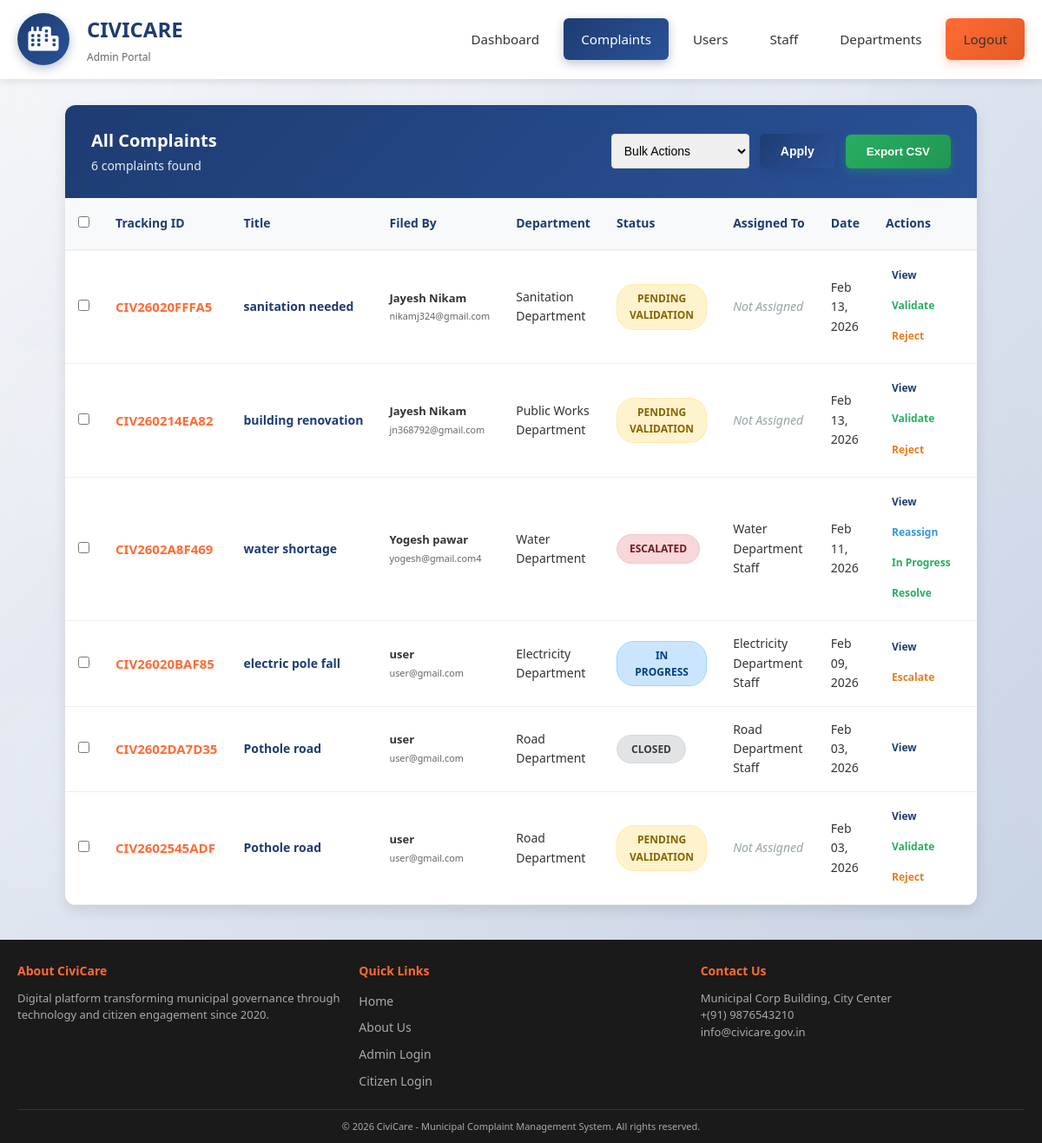
Screenshot of /admin/complaints.php (signed in) with the database file from the repository.
### tables this page shows
CREATE TABLE `complaints` (
  `id` int(11) NOT NULL,
  `tracking_id` varchar(20) NOT NULL,
  `user_id` int(11) NOT NULL,
  `department_id` int(11) NOT NULL,
  `title` varchar(200) NOT NULL,
  `description` text NOT NULL,
  `location` varchar(255) DEFAULT NULL,
  `landmark` varchar(255) DEFAULT NULL,
  `priority` enum('low','medium','high','urgent') DEFAULT 'medium',
  `status` enum('pending','validated','rejected','assigned','in_progress','resolved','escalated','closed') DEFAULT 'pending',
  `rejection_reason` text DEFAULT NULL,
  `rejection_date` timestamp NULL DEFAULT NULL,
  `escalation_reason` text DEFAULT NULL,
  `escalated_by` int(11) DEFAULT NULL,
  `assigned_to` int(11) DEFAULT NULL,
  `assigned_by` int(11) DEFAULT NULL,
  `validated_by` int(11) DEFAULT NULL,
  `resolved_by` int(11) DEFAULT NULL,
  `validation_date` timestamp NULL DEFAULT NULL,
  `assignment_date` timestamp NULL DEFAULT NULL,
  `escalation_date` timestamp NULL DEFAULT NULL,
  `resolution_date` timestamp NULL DEFAULT NULL,
  `closing_remarks` text DEFAULT NULL,
  `resolution_notes` text DEFAULT NULL,
  `citizen_feedback` text DEFAULT NULL,
  `citizen_rating` int(11) DEFAULT NULL CHECK (`citizen_rating` >= 1 and `citizen_rating` <= 5),
  `parent_complaint_id` int(11) DEFAULT NULL,
  `created_at` timestamp NOT NULL DEFAULT current_timestamp(),
  `updated_at` timestamp NOT NULL DEFAULT current_timestamp() ON UPDATE current_timestamp(),
  `assigned_admin_id` int(11) DEFAULT NULL,
  `assigned_staff_id` int(11) DEFAULT NULL
);

CREATE TABLE `users` (
  `id` int(11) NOT NULL,
  `username` varchar(50) NOT NULL,
  `email` varchar(100) NOT NULL,
  `password` varchar(255) NOT NULL,
  `full_name` varchar(100) NOT NULL,
  `phone` varchar(20) DEFAULT NULL,
  `address` text DEFAULT NULL,
  `role` enum('citizen','staff','admin','super_admin') DEFAULT 'citizen',
  `department_id` int(11) DEFAULT NULL,
  `is_active` tinyint(1) DEFAULT 1,
  `last_login` timestamp NULL DEFAULT NULL,
  `password_reset_required` tinyint(1) DEFAULT 0,
  `created_at` timestamp NOT NULL DEFAULT current_timestamp(),
  `updated_at` timestamp NOT NULL DEFAULT current_timestamp() ON UPDATE current_timestamp(),
  `deleted_at` timestamp NULL DEFAULT NULL,
  `created_by` int(11) DEFAULT NULL,
  `updated_by` int(11) DEFAULT NULL
);

CREATE TABLE `departments` (
  `id` int(11) NOT NULL,
  `name` varchar(100) NOT NULL,
  `description` text DEFAULT NULL,
  `is_active` tinyint(1) DEFAULT 1,
  `created_at` timestamp NOT NULL DEFAULT current_timestamp(),
  `updated_at` timestamp NOT NULL DEFAULT current_timestamp() ON UPDATE current_timestamp()
);

### config/functions.php (called while the page is built, shortened)
<?php
function getStatusText($status) {
    $status_texts = [
        'pending' => 'Pending Validation',
        'validated' => 'Validated',
        'rejected' => 'Rejected',
        'assigned' => 'Assigned to Staff',
        'in_progress' => 'In Progress',
        'resolved' => 'Resolved',
        'escalated' => 'Escalated',
        'closed' => 'Closed'
    ];
    return $status_texts[$status] ?? ucfirst(str_replace('_', ' ', $status));
}
?>

### admin/complaints.php (the view, shortened to what this page needs)
<?php
require_once '../config/functions.php';
$conn = getDatabaseConnection();
$user_role = $_SESSION['user_role'];
$page = isset($_GET['page']) ? max(1, (int)$_GET['page']) : 1;
$limit = 15;
$offset = ($page - 1) * $limit;
$sql = "SELECT c.*,
               u.full_name as user_name,
               u.email as user_email,
               d.name as department_name,
               staff.full_name as staff_name
        FROM complaints c
        JOIN users u ON c.user_id = u.id
        JOIN departments d ON c.department_id = d.id
        LEFT JOIN users staff ON c.assigned_to = staff.id
        WHERE 1=1";
$count_sql = "SELECT COUNT(*) as total FROM complaints c WHERE 1=1";
$params = [];
$param_types = "";
$sql .= " ORDER BY c.created_at DESC LIMIT ? OFFSET ?";
$params[] = $limit;
$params[] = $offset;
$param_types .= "ii";
$stmt = $conn->prepare($sql);
if ($stmt === false) {
    error_log("Prepare failed in complaints.php: " . $conn->error);
    $complaints = [];
} elseif ($params && $param_types) {
    $bindParams = [$param_types];
    foreach ($params as &$param) {
        $bindParams[] = &$param;
    }
    call_user_func_array([$stmt, 'bind_param'], $bindParams);
    $stmt->execute();
    $result = $stmt->get_result();
    $complaints = [];
    if ($result && $result->num_rows > 0) {
        while ($row = $result->fetch_assoc()) {
            $complaints[] = $row;
        }
    }
} else {
    $result = false;
    $complaints = [];
}
$total_complaints = 0;
$count_stmt = $conn->prepare($count_sql);
if ($count_stmt !== false) {
    $params_count = array_slice($params, 0, count($params) - 2);
    $count_param_types = count($params_count) > 0 ? rtrim($param_types, 'ii') : '';
    if (count($params_count) > 0 && $count_param_types) {
        if (strlen($count_param_types) !== count($params_count)) {
            error_log("Parameter mismatch in complaints.php (count query): param_types length (" . strlen($count_param_types) . ") != params count (" . count($params_count) . ")");
            while (strlen($count_param_types) < count($params_count)) {
                $count_param_types .= 's';
            }
        }
        $bindCountParams = [$count_param_types];
        foreach ($params_count as &$param) {
            $bindCountParams[] = &$param;
        }
        unset($param);
        call_user_func_array([$count_stmt, 'bind_param'], $bindCountParams);
        $count_stmt->execute();
        $count_result = $count_stmt->get_result();
        if ($count_result && $count_result->num_rows > 0) {
            $total_complaints = $count_result->fetch_assoc()['total'];
        }
    } else {
        $count_stmt->execute();
        $count_result = $count_stmt->get_result();
        if ($count_result && $count_result->num_rows > 0) {
            $total_complaints = $count_result->fetch_assoc()['total'];
        }
    }
}
function getActionButtons($complaint, $user_role) {
    $buttons = [];
    $is_admin = ($user_role === 'admin');
    $is_staff = ($user_role === 'staff');
    $buttons[] = [
        'url' => "track_complaint.php?tracking_id=" . urlencode($complaint['tracking_id']),
        'class' => 'action-link',
        'text' => 'View',
        'target' => '_blank'
    ];
    $status = $complaint['status'];
    if ($status === 'pending') {
        if ($is_admin) {
            $buttons[] = [
                'url' => "complaint_actions.php?action=validate&id=" . $complaint['id'],
                'class' => 'action-link resolve',
                'text' => 'Validate'
            ];
            $buttons[] = [
                'url' => "complaint_actions.php?action=reject&id=" . $complaint['id'],
                'class' => 'action-link escalate',
                'text' => 'Reject'
            ];
        }
    }
    elseif ($status === 'in_progress') {
        if ($is_admin) {
            $buttons[] = [
                'url' => "complaint_actions.php?action=escalate&id=" . $complaint['id'],
                'class' => 'action-link escalate',
                'text' => 'Escalate'
            ];
        }
    }
    elseif ($status === 'escalated') {
        if ($is_admin) {
            $buttons[] = [
                'url' => "complaint_actions.php?action=reassign&id=" . $complaint['id'],
                'class' => 'action-link reassign',
                'text' => 'Reassign'
            ];
            $buttons[] = [
                'url' => "complaint_actions.php?action=in_progress&id=" . $complaint['id'],
                'class' => 'action-link resolve',
                'text' => 'In Progress'
            ];
            $buttons[] = [
                'url' => "complaint_actions.php?action=resolve&id=" . $complaint['id'],
                'class' => 'action-link resolve',
                'text' => 'Resolve'
            ];
        }
    }
    return $buttons;
}
?>
<!DOCTYPE html>
<html lang="en">
<head>
    <link rel="stylesheet" href="https://cdnjs.cloudflare.com/ajax/libs/font-awesome/6.0.0/css/all.min.css">
</head>
<body>
    <header class="main-header">
        <div class="header-content">
            <div class="logo-section">
                <a href="index.php" class="logo">
                    <i class="fas fa-city"></i>
                </a>
                <div class="logo-text">
                    <h1>CIVICARE</h1>
                    <p>Admin Portal</p>
                </div>
            </div>
            <nav class="nav-links">
                <a href="index.php">Dashboard</a>
                <a href="complaints.php" class="active">Complaints</a>
                <a href="users.php">Users</a>
                <a href="staff.php">Staff</a>
                <a href="departments.php">Departments</a>
                <a href="../logout.php" class="logout-btn">Logout</a>
            </nav>
        </div>
    </header>
    <div class="container">
        <div class="complaints-section">
            <div class="section-header">
                <div>
                    <h2>All Complaints</h2>
                    <span style="font-size: 14px; opacity: 0.9;"><?php echo $total_complaints; ?> complaints found</span>
                </div>
                <div class="bulk-actions">
                    <select class="bulk-select" id="bulkAction">
                        <option value="">Bulk Actions</option>
                    </select>
                    <button class="btn btn-primary" onclick="applyBulkAction()">Apply</button>
                    <button class="export-btn" onclick="exportToCSV()">Export CSV</button>
                </div>
            </div>
            <?php if (!empty($complaints)): ?>
                <table>
                    <thead>
                        <tr>
                            <th width="30"><input type="checkbox" id="selectAll"></th>
                            <th>Tracking ID</th>
                            <th>Title</th>
                            <th>Filed By</th>
                            <th>Department</th>
                            <th>Status</th>
                            <th>Assigned To</th>
                            <th>Date</th>
                            <th>Actions</th>
                        </tr>
                    </thead>
                    <tbody>
                        <?php foreach ($complaints as $complaint):
                            $action_buttons = getActionButtons($complaint, $user_role);
                        ?>
                            <tr>
                                <td><input type="checkbox" class="complaint-checkbox" value="<?php echo $complaint['id']; ?>"></td>
                                <td>
                                    <span class="tracking-id"><?php echo htmlspecialchars($complaint['tracking_id']); ?></span>
                                </td>
                                <td>
                                    <span class="complaint-title"><?php echo htmlspecialchars($complaint['title']); ?></span>
                                </td>
                                <td>
                                    <div style="font-size: 13px;">
                                        <strong><?php echo htmlspecialchars($complaint['user_name']); ?></strong><br>
                                        <small style="color: #666;"><?php echo htmlspecialchars($complaint['user_email']); ?></small>
                                    </div>
                                </td>
                                <td><?php echo htmlspecialchars($complaint['department_name']); ?></td>
                                <td>
                                    <span class="status status-<?php echo $complaint['status']; ?>">
                                        <?php echo getStatusText($complaint['status']); ?>
                                    </span>
                                </td>
                                <td>
                                    <?php if ($complaint['staff_name']): ?>
                                        <?php echo htmlspecialchars($complaint['staff_name']); ?>
                                    <?php else: ?>
                                        <span style="color: #95a5a6; font-style: italic;">Not Assigned</span>
                                    <?php endif; ?>
                                </td>
                                <td><?php echo date('M d, Y', strtotime($complaint['created_at'])); ?></td>
                                <td class="actions-cell">
                                    <?php foreach ($action_buttons as $button): ?>
                                        <a href="<?php echo $button['url']; ?>"
                                           class="<?php echo $button['class']; ?>"
                                           <?php if (isset($button['target'])): ?>target="<?php echo $button['target']; ?>"<?php endif; ?>>
                                            <?php echo $button['text']; ?>
                                        </a>
                                    <?php endforeach; ?>
                                </td>
                            </tr>
                        <?php endforeach; ?>
                    </tbody>
                </table>
            <?php endif; ?>
        </div>
    </div>
    <footer class="footer">
        <div class="footer-content">
            <div class="footer-section" style="flex: 2;">
                <h4>About CiviCare</h4>
                <p>Digital platform transforming municipal governance through technology and citizen engagement since 2020.</p>
            </div>
            <div class="footer-section">
                <h4>Quick Links</h4>
                <ul>
                    <li><a href="../index.php">Home</a></li>
                    <li><a href="../about.php">About Us</a></li>
                    <li><a href="login.php">Admin Login</a></li>
                    <li><a href="../user/login.php">Citizen Login</a></li>
                </ul>
            </div>
            <div class="footer-section">
                <h4>Contact Us</h4>
                <p>Municipal Corp Building, City Center</p>
                <p>+(91) 9876543210</p>
                <p>info@civicare.gov.in</p>
            </div>
        </div>
        <div class="footer-bottom">
            <p>&copy; <?php echo date('Y'); ?> CiviCare - Municipal Complaint Management System. All rights reserved.</p>
        </div>
    </footer>
</body>
</html>

### rows the page displays
complaints: tracking "CIV26020FFFA5", title "sanitation needed", user.full_name "Jayesh Nikam", user.email "nikamj324@gmail.com", department.name "Sanitation Department", status "PENDING VALIDATION", shows "Not Assigned", created_at "Feb 13, 2026", text "View", text "Validate", text "Reject"
complaints: tracking "CIV260214EA82", title "building renovation", user.full_name "Jayesh Nikam", user.email "jn368792@gmail.com", department.name "Public Works Department", status "PENDING VALIDATION", shows "Not Assigned", created_at "Feb 13, 2026", text "View", text "Validate", text "Reject"
complaints: tracking "CIV2602A8F469", title "water shortage", user.full_name "Yogesh pawar", user.email "yogesh@gmail.com4", department.name "Water Department", status "ESCALATED", assigned_to.full_name "Water Department Staff", created_at "Feb 11, 2026", text "View", text "Reassign", text "In Progress", text "Resolve"
complaints: tracking "CIV26020BAF85", title "electric pole fall", user.full_name "user", user.email "user@gmail.com", department.name "Electricity Department", status "IN PROGRESS", assigned_to.full_name "Electricity Department Staff", created_at "Feb 09, 2026", text "View", text "Escalate"
complaints: tracking "CIV2602DA7D35", title "Pothole road", user.full_name "user", user.email "user@gmail.com", department.name "Road Department", status "CLOSED", assigned_to.full_name "Road Department Staff", created_at "Feb 03, 2026", text "View"
complaints: tracking "CIV2602545ADF", title "Pothole road", user.full_name "user", user.email "user@gmail.com", department.name "Road Department", status "PENDING VALIDATION", shows "Not Assigned", created_at "Feb 03, 2026", text "View", text "Validate", text "Reject"

### other values shown
$total_complaints "6"
